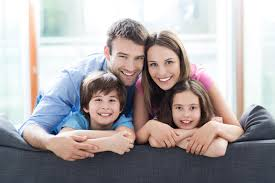
//> input picture FaceDetection/FaceDetection/family2.jpg, 275 x 183 px
$ ./FaceDetection   (built with g++ and OpenCV 4)
//> lines starting //> are read from the running program, lines starting //| are printed output that depends on the picture; after the words box and inside, x2 and y2 are one past the last pixel; in counts of white or black regions, pixels touching at a corner belong together
#include "opencv2/core.hpp"
#include "opencv2/imgproc.hpp"
#include "opencv2/highgui.hpp"
#include "opencv2/objdetect.hpp" // nho load thu vien
#include <stdio.h>
#include <iostream>

using namespace std;
using namespace cv;
int main()
{
	Mat image = imread("family2.jpg", CV_LOAD_IMAGE_COLOR);
//> image is the input picture: 183 rows x 275 cols, CV_8UC3; mean B, G, R 166, 164.9, 170.8

	namedWindow("window1", 1);   imshow("window1", image);

	// Load Face cascade (.xml file)
	CascadeClassifier face_cascade;
	CascadeClassifier eyes_cascade;
	face_cascade.load("F:\\opencv 3.0\\opencv\\sources\\data\\haarcascades\\haarcascade_frontalface_alt2.xml");

	// Detect faces
	vector<Rect> faces;
	face_cascade.detectMultiScale(image, faces, 1.1, 2, 0 | CV_HAAR_SCALE_IMAGE, Size(30, 30));
//> faces = 4 Rects (x, y, width, height): [111, 43, 40, 40], [141, 48, 41, 41], [85, 84, 40, 40], [166, 92, 40, 40]

	//void CascadeClassifier::detectMultiScale(const Mat& image, vector<Rect>& objects, double scaleFactor = 1.1, int minNeighbors = 3, int flags = 0, Size minSize = Size(), Size maxSize = Size())
	// Detects objects of different sizes in the input image.
	// The detected objects are returned as a list of rectangles.

	// Draw circles on the detected faces
	for (int i = 0; i < faces.size(); i++)
	{
		Point center(faces[i].x + faces[i].width*0.5, faces[i].y + faces[i].height*0.5);
		ellipse(image, center, Size(faces[i].width*0.5, faces[i].height*0.5), 0, 0, 360, Scalar(255, 0, 255), 4, 8, 0);
	}
//> this loop made 4 passes
//> center on passes 1 to 4: Point(131, 63), Point(161, 68), Point(105, 104), Point(186, 112)
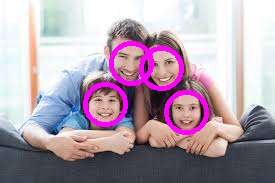
//> image: 183 rows x 275 cols, CV_8UC3; 4.79% of pixels changed, all inside (x1, y1, x2, y2) = (83, 41, 209, 135)

	imshow("Detected Face", image);

	waitKey(0);
	return 0;
}
